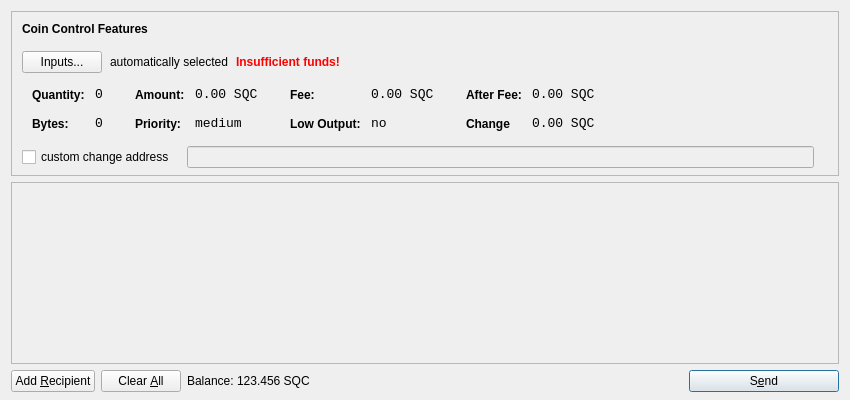
<?xml version="1.0" encoding="UTF-8"?>
<ui version="4.0">
 <class>SendCoinsDialog</class>
 <widget class="QDialog" name="SendCoinsDialog">
  <property name="geometry">
   <rect>
    <x>0</x>
    <y>0</y>
    <width>850</width>
    <height>400</height>
   </rect>
  </property>
  <property name="windowTitle">
   <string>Send Coins</string>
  </property>
  <layout class="QVBoxLayout" name="verticalLayout" stretch="0,1,0">
   <property name="bottomMargin">
    <number>8</number>
   </property>
   <item>
    <widget class="QFrame" name="frameCoinControl">
     <property name="sizePolicy">
      <sizepolicy hsizetype="Expanding" vsizetype="Expanding">
       <horstretch>0</horstretch>
       <verstretch>0</verstretch>
      </sizepolicy>
     </property>
     <property name="maximumSize">
      <size>
       <width>16777215</width>
       <height>16777215</height>
      </size>
     </property>
     <property name="frameShape">
      <enum>QFrame::StyledPanel</enum>
     </property>
     <property name="frameShadow">
      <enum>QFrame::Sunken</enum>
     </property>
     <layout class="QVBoxLayout" name="verticalLayoutCoinControl2">
      <property name="spacing">
       <number>-1</number>
      </property>
      <property name="leftMargin">
       <number>0</number>
      </property>
      <property name="topMargin">
       <number>0</number>
      </property>
      <property name="rightMargin">
       <number>0</number>
      </property>
      <property name="bottomMargin">
       <number>6</number>
      </property>
      <item>
       <layout class="QVBoxLayout" name="verticalLayoutCoinControl" stretch="0,0,0,0,1">
        <property name="spacing">
         <number>0</number>
        </property>
        <property name="leftMargin">
         <number>10</number>
        </property>
        <property name="topMargin">
         <number>10</number>
        </property>
        <item>
         <layout class="QHBoxLayout" name="horizontalLayoutCoinControl1">
          <property name="bottomMargin">
           <number>15</number>
          </property>
          <item>
           <widget class="QLabel" name="labelCoinControlFeatures">
            <property name="sizePolicy">
             <sizepolicy hsizetype="Preferred" vsizetype="Maximum">
              <horstretch>0</horstretch>
              <verstretch>0</verstretch>
             </sizepolicy>
            </property>
            <property name="font">
             <font>
              <weight>75</weight>
              <bold>true</bold>
             </font>
            </property>
            <property name="styleSheet">
             <string notr="true">font-weight:bold;</string>
            </property>
            <property name="text">
             <string>Coin Control Features</string>
            </property>
           </widget>
          </item>
         </layout>
        </item>
        <item>
         <layout class="QHBoxLayout" name="horizontalLayoutCoinControl2" stretch="0,0,0,0">
          <property name="spacing">
           <number>8</number>
          </property>
          <property name="bottomMargin">
           <number>10</number>
          </property>
          <item>
           <widget class="QPushButton" name="pushButtonCoinControl">
            <property name="styleSheet">
             <string notr="true"/>
            </property>
            <property name="text">
             <string>Inputs...</string>
            </property>
           </widget>
          </item>
          <item>
           <widget class="QLabel" name="labelCoinControlAutomaticallySelected">
            <property name="text">
             <string>automatically selected</string>
            </property>
            <property name="margin">
             <number>5</number>
            </property>
           </widget>
          </item>
          <item>
           <widget class="QLabel" name="labelCoinControlInsuffFunds">
            <property name="font">
             <font>
              <weight>75</weight>
              <bold>true</bold>
             </font>
            </property>
            <property name="styleSheet">
             <string notr="true">color:red;font-weight:bold;</string>
            </property>
            <property name="text">
             <string>Insufficient funds!</string>
            </property>
            <property name="margin">
             <number>5</number>
            </property>
           </widget>
          </item>
          <item>
           <spacer name="horizontalSpacerCoinControl">
            <property name="orientation">
             <enum>Qt::Horizontal</enum>
            </property>
            <property name="sizeHint" stdset="0">
             <size>
              <width>40</width>
              <height>1</height>
             </size>
            </property>
           </spacer>
          </item>
         </layout>
        </item>
        <item>
         <widget class="QWidget" name="widgetCoinControl" native="true">
          <property name="sizePolicy">
           <sizepolicy hsizetype="Preferred" vsizetype="Preferred">
            <horstretch>0</horstretch>
            <verstretch>0</verstretch>
           </sizepolicy>
          </property>
          <property name="minimumSize">
           <size>
            <width>0</width>
            <height>0</height>
           </size>
          </property>
          <property name="styleSheet">
           <string notr="true"/>
          </property>
          <layout class="QHBoxLayout" name="horizontalLayoutCoinControl5">
           <property name="margin">
            <number>0</number>
           </property>
           <item>
            <layout class="QHBoxLayout" name="horizontalLayoutCoinControl3" stretch="0,0,0,1">
             <property name="spacing">
              <number>20</number>
             </property>
             <property name="topMargin">
              <number>0</number>
             </property>
             <property name="bottomMargin">
              <number>10</number>
             </property>
             <item>
              <layout class="QFormLayout" name="formLayoutCoinControl1">
               <property name="horizontalSpacing">
                <number>10</number>
               </property>
               <property name="verticalSpacing">
                <number>14</number>
               </property>
               <property name="leftMargin">
                <number>10</number>
               </property>
               <property name="topMargin">
                <number>4</number>
               </property>
               <property name="rightMargin">
                <number>6</number>
               </property>
               <item row="0" column="0">
                <widget class="QLabel" name="labelCoinControlQuantityText">
                 <property name="styleSheet">
                  <string notr="true">font-weight:bold;</string>
                 </property>
                 <property name="text">
                  <string>Quantity:</string>
                 </property>
                 <property name="margin">
                  <number>0</number>
                 </property>
                </widget>
               </item>
               <item row="0" column="1">
                <widget class="QLabel" name="labelCoinControlQuantity">
                 <property name="font">
                  <font>
                   <family>Monospace</family>
                   <pointsize>10</pointsize>
                  </font>
                 </property>
                 <property name="cursor">
                  <cursorShape>IBeamCursor</cursorShape>
                 </property>
                 <property name="contextMenuPolicy">
                  <enum>Qt::ActionsContextMenu</enum>
                 </property>
                 <property name="text">
                  <string>0</string>
                 </property>
                 <property name="margin">
                  <number>0</number>
                 </property>
                 <property name="textInteractionFlags">
                  <set>Qt::LinksAccessibleByMouse|Qt::TextSelectableByKeyboard|Qt::TextSelectableByMouse</set>
                 </property>
                </widget>
               </item>
               <item row="1" column="0">
                <widget class="QLabel" name="labelCoinControlBytesText">
                 <property name="styleSheet">
                  <string notr="true">font-weight:bold;</string>
                 </property>
                 <property name="text">
                  <string>Bytes:</string>
                 </property>
                </widget>
               </item>
               <item row="1" column="1">
                <widget class="QLabel" name="labelCoinControlBytes">
                 <property name="font">
                  <font>
                   <family>Monospace</family>
                   <pointsize>10</pointsize>
                  </font>
                 </property>
                 <property name="cursor">
                  <cursorShape>IBeamCursor</cursorShape>
                 </property>
                 <property name="contextMenuPolicy">
                  <enum>Qt::ActionsContextMenu</enum>
                 </property>
                 <property name="text">
                  <string>0</string>
                 </property>
                 <property name="textInteractionFlags">
                  <set>Qt::LinksAccessibleByMouse|Qt::TextSelectableByKeyboard|Qt::TextSelectableByMouse</set>
                 </property>
                </widget>
               </item>
              </layout>
             </item>
             <item>
              <layout class="QFormLayout" name="formLayoutCoinControl2">
               <property name="horizontalSpacing">
                <number>10</number>
               </property>
               <property name="verticalSpacing">
                <number>14</number>
               </property>
               <property name="leftMargin">
                <number>6</number>
               </property>
               <property name="topMargin">
                <number>4</number>
               </property>
               <property name="rightMargin">
                <number>6</number>
               </property>
               <item row="0" column="0">
                <widget class="QLabel" name="labelCoinControlAmountText">
                 <property name="styleSheet">
                  <string notr="true">font-weight:bold;</string>
                 </property>
                 <property name="text">
                  <string>Amount:</string>
                 </property>
                 <property name="margin">
                  <number>0</number>
                 </property>
                </widget>
               </item>
               <item row="0" column="1">
                <widget class="QLabel" name="labelCoinControlAmount">
                 <property name="font">
                  <font>
                   <family>Monospace</family>
                   <pointsize>10</pointsize>
                  </font>
                 </property>
                 <property name="cursor">
                  <cursorShape>IBeamCursor</cursorShape>
                 </property>
                 <property name="contextMenuPolicy">
                  <enum>Qt::ActionsContextMenu</enum>
                 </property>
                 <property name="text">
                  <string>0.00 SQC</string>
                 </property>
                 <property name="textInteractionFlags">
                  <set>Qt::LinksAccessibleByMouse|Qt::TextSelectableByKeyboard|Qt::TextSelectableByMouse</set>
                 </property>
                </widget>
               </item>
               <item row="1" column="0">
                <widget class="QLabel" name="labelCoinControlPriorityText">
                 <property name="styleSheet">
                  <string notr="true">font-weight:bold;</string>
                 </property>
                 <property name="text">
                  <string>Priority:</string>
                 </property>
                </widget>
               </item>
               <item row="1" column="1">
                <widget class="QLabel" name="labelCoinControlPriority">
                 <property name="font">
                  <font>
                   <family>Monospace</family>
                   <pointsize>10</pointsize>
                  </font>
                 </property>
                 <property name="cursor">
                  <cursorShape>IBeamCursor</cursorShape>
                 </property>
                 <property name="contextMenuPolicy">
                  <enum>Qt::ActionsContextMenu</enum>
                 </property>
                 <property name="text">
                  <string>medium</string>
                 </property>
                 <property name="textInteractionFlags">
                  <set>Qt::LinksAccessibleByMouse|Qt::TextSelectableByKeyboard|Qt::TextSelectableByMouse</set>
                 </property>
                </widget>
               </item>
              </layout>
             </item>
             <item>
              <layout class="QFormLayout" name="formLayoutCoinControl3">
               <property name="horizontalSpacing">
                <number>10</number>
               </property>
               <property name="verticalSpacing">
                <number>14</number>
               </property>
               <property name="leftMargin">
                <number>6</number>
               </property>
               <property name="topMargin">
                <number>4</number>
               </property>
               <property name="rightMargin">
                <number>6</number>
               </property>
               <item row="0" column="0">
                <widget class="QLabel" name="labelCoinControlFeeText">
                 <property name="styleSheet">
                  <string notr="true">font-weight:bold;</string>
                 </property>
                 <property name="text">
                  <string>Fee:</string>
                 </property>
                 <property name="margin">
                  <number>0</number>
                 </property>
                </widget>
               </item>
               <item row="0" column="1">
                <widget class="QLabel" name="labelCoinControlFee">
                 <property name="font">
                  <font>
                   <family>Monospace</family>
                   <pointsize>10</pointsize>
                  </font>
                 </property>
                 <property name="cursor">
                  <cursorShape>IBeamCursor</cursorShape>
                 </property>
                 <property name="contextMenuPolicy">
                  <enum>Qt::ActionsContextMenu</enum>
                 </property>
                 <property name="text">
                  <string>0.00 SQC</string>
                 </property>
                 <property name="textInteractionFlags">
                  <set>Qt::LinksAccessibleByMouse|Qt::TextSelectableByKeyboard|Qt::TextSelectableByMouse</set>
                 </property>
                </widget>
               </item>
               <item row="1" column="0">
                <widget class="QLabel" name="labelCoinControlLowOutputText">
                 <property name="styleSheet">
                  <string notr="true">font-weight:bold;</string>
                 </property>
                 <property name="text">
                  <string>Low Output:</string>
                 </property>
                </widget>
               </item>
               <item row="1" column="1">
                <widget class="QLabel" name="labelCoinControlLowOutput">
                 <property name="font">
                  <font>
                   <family>Monospace</family>
                   <pointsize>10</pointsize>
                  </font>
                 </property>
                 <property name="cursor">
                  <cursorShape>IBeamCursor</cursorShape>
                 </property>
                 <property name="contextMenuPolicy">
                  <enum>Qt::ActionsContextMenu</enum>
                 </property>
                 <property name="text">
                  <string>no</string>
                 </property>
                 <property name="textInteractionFlags">
                  <set>Qt::LinksAccessibleByMouse|Qt::TextSelectableByKeyboard|Qt::TextSelectableByMouse</set>
                 </property>
                </widget>
               </item>
              </layout>
             </item>
             <item>
              <layout class="QFormLayout" name="formLayoutCoinControl4">
               <property name="horizontalSpacing">
                <number>10</number>
               </property>
               <property name="verticalSpacing">
                <number>14</number>
               </property>
               <property name="leftMargin">
                <number>6</number>
               </property>
               <property name="topMargin">
                <number>4</number>
               </property>
               <property name="rightMargin">
                <number>6</number>
               </property>
               <item row="0" column="0">
                <widget class="QLabel" name="labelCoinControlAfterFeeText">
                 <property name="styleSheet">
                  <string notr="true">font-weight:bold;</string>
                 </property>
                 <property name="text">
                  <string>After Fee:</string>
                 </property>
                 <property name="margin">
                  <number>0</number>
                 </property>
                </widget>
               </item>
               <item row="0" column="1">
                <widget class="QLabel" name="labelCoinControlAfterFee">
                 <property name="font">
                  <font>
                   <family>Monospace</family>
                   <pointsize>10</pointsize>
                  </font>
                 </property>
                 <property name="cursor">
                  <cursorShape>IBeamCursor</cursorShape>
                 </property>
                 <property name="contextMenuPolicy">
                  <enum>Qt::ActionsContextMenu</enum>
                 </property>
                 <property name="text">
                  <string>0.00 SQC</string>
                 </property>
                 <property name="textInteractionFlags">
                  <set>Qt::LinksAccessibleByMouse|Qt::TextSelectableByKeyboard|Qt::TextSelectableByMouse</set>
                 </property>
                </widget>
               </item>
               <item row="1" column="0">
                <widget class="QLabel" name="labelCoinControlChangeText">
                 <property name="styleSheet">
                  <string notr="true">font-weight:bold;</string>
                 </property>
                 <property name="text">
                  <string>Change</string>
                 </property>
                </widget>
               </item>
               <item row="1" column="1">
                <widget class="QLabel" name="labelCoinControlChange">
                 <property name="font">
                  <font>
                   <family>Monospace</family>
                   <pointsize>10</pointsize>
                  </font>
                 </property>
                 <property name="cursor">
                  <cursorShape>IBeamCursor</cursorShape>
                 </property>
                 <property name="contextMenuPolicy">
                  <enum>Qt::ActionsContextMenu</enum>
                 </property>
                 <property name="text">
                  <string>0.00 SQC</string>
                 </property>
                 <property name="textInteractionFlags">
                  <set>Qt::LinksAccessibleByMouse|Qt::TextSelectableByKeyboard|Qt::TextSelectableByMouse</set>
                 </property>
                </widget>
               </item>
              </layout>
             </item>
            </layout>
           </item>
          </layout>
         </widget>
        </item>
        <item>
         <layout class="QHBoxLayout" name="horizontalLayoutCoinControl4" stretch="0,0,0">
          <property name="spacing">
           <number>12</number>
          </property>
          <property name="sizeConstraint">
           <enum>QLayout::SetDefaultConstraint</enum>
          </property>
          <property name="topMargin">
           <number>5</number>
          </property>
          <property name="rightMargin">
           <number>5</number>
          </property>
          <item>
           <widget class="QCheckBox" name="checkBoxCoinControlChange">
            <property name="text">
             <string>custom change address</string>
            </property>
           </widget>
          </item>
          <item>
           <widget class="QLineEdit" name="lineEditCoinControlChange">
            <property name="enabled">
             <bool>false</bool>
            </property>
            <property name="sizePolicy">
             <sizepolicy hsizetype="Expanding" vsizetype="Fixed">
              <horstretch>0</horstretch>
              <verstretch>0</verstretch>
             </sizepolicy>
            </property>
           </widget>
          </item>
          <item>
           <widget class="QLabel" name="labelCoinControlChangeLabel">
            <property name="sizePolicy">
             <sizepolicy hsizetype="Preferred" vsizetype="Expanding">
              <horstretch>0</horstretch>
              <verstretch>0</verstretch>
             </sizepolicy>
            </property>
            <property name="minimumSize">
             <size>
              <width>0</width>
              <height>0</height>
             </size>
            </property>
            <property name="text">
             <string/>
            </property>
            <property name="margin">
             <number>3</number>
            </property>
           </widget>
          </item>
         </layout>
        </item>
        <item>
         <spacer name="verticalSpacerCoinControl">
          <property name="orientation">
           <enum>Qt::Vertical</enum>
          </property>
          <property name="sizeHint" stdset="0">
           <size>
            <width>800</width>
            <height>1</height>
           </size>
          </property>
         </spacer>
        </item>
       </layout>
      </item>
     </layout>
    </widget>
   </item>
   <item>
    <widget class="QScrollArea" name="scrollArea">
     <property name="widgetResizable">
      <bool>true</bool>
     </property>
     <widget class="QWidget" name="scrollAreaWidgetContents">
      <property name="geometry">
       <rect>
        <x>0</x>
        <y>0</y>
        <width>830</width>
        <height>165</height>
       </rect>
      </property>
      <layout class="QVBoxLayout" name="verticalLayout_2">
       <property name="margin">
        <number>0</number>
       </property>
       <item>
        <layout class="QVBoxLayout" name="entries">
         <property name="spacing">
          <number>6</number>
         </property>
        </layout>
       </item>
       <item>
        <spacer name="verticalSpacer">
         <property name="orientation">
          <enum>Qt::Vertical</enum>
         </property>
         <property name="sizeHint" stdset="0">
          <size>
           <width>20</width>
           <height>40</height>
          </size>
         </property>
        </spacer>
       </item>
      </layout>
     </widget>
    </widget>
   </item>
   <item>
    <layout class="QHBoxLayout" name="horizontalLayout">
     <item>
      <widget class="QPushButton" name="addButton">
       <property name="toolTip">
        <string>Send to multiple recipients at once</string>
       </property>
       <property name="text">
        <string>Add &amp;Recipient</string>
       </property>
       <property name="icon">
        <iconset resource="../bitcoin.qrc">
         <normaloff>:/icons/add</normaloff>:/icons/add</iconset>
       </property>
       <property name="autoDefault">
        <bool>false</bool>
       </property>
      </widget>
     </item>
     <item>
      <widget class="QPushButton" name="clearButton">
       <property name="sizePolicy">
        <sizepolicy hsizetype="Minimum" vsizetype="Fixed">
         <horstretch>0</horstretch>
         <verstretch>0</verstretch>
        </sizepolicy>
       </property>
       <property name="toolTip">
        <string>Remove all transaction fields</string>
       </property>
       <property name="text">
        <string>Clear &amp;All</string>
       </property>
       <property name="icon">
        <iconset resource="../bitcoin.qrc">
         <normaloff>:/icons/remove</normaloff>:/icons/remove</iconset>
       </property>
       <property name="autoRepeatDelay">
        <number>300</number>
       </property>
       <property name="autoDefault">
        <bool>false</bool>
       </property>
      </widget>
     </item>
     <item>
      <layout class="QHBoxLayout" name="horizontalLayout_2">
       <property name="spacing">
        <number>3</number>
       </property>
       <item>
        <widget class="QLabel" name="label">
         <property name="sizePolicy">
          <sizepolicy hsizetype="Preferred" vsizetype="Fixed">
           <horstretch>0</horstretch>
           <verstretch>0</verstretch>
          </sizepolicy>
         </property>
         <property name="text">
          <string>Balance:</string>
         </property>
        </widget>
       </item>
       <item>
        <widget class="QLabel" name="labelBalance">
         <property name="sizePolicy">
          <sizepolicy hsizetype="Preferred" vsizetype="Fixed">
           <horstretch>0</horstretch>
           <verstretch>0</verstretch>
          </sizepolicy>
         </property>
         <property name="cursor">
          <cursorShape>IBeamCursor</cursorShape>
         </property>
         <property name="text">
          <string>123.456 SQC</string>
         </property>
         <property name="textInteractionFlags">
          <set>Qt::LinksAccessibleByMouse|Qt::TextSelectableByKeyboard|Qt::TextSelectableByMouse</set>
         </property>
        </widget>
       </item>
      </layout>
     </item>
     <item>
      <spacer name="horizontalSpacer">
       <property name="orientation">
        <enum>Qt::Horizontal</enum>
       </property>
       <property name="sizeHint" stdset="0">
        <size>
         <width>40</width>
         <height>20</height>
        </size>
       </property>
      </spacer>
     </item>
     <item>
      <widget class="QPushButton" name="sendButton">
       <property name="minimumSize">
        <size>
         <width>150</width>
         <height>0</height>
        </size>
       </property>
       <property name="toolTip">
        <string>Confirm the send action</string>
       </property>
       <property name="text">
        <string>S&amp;end</string>
       </property>
       <property name="icon">
        <iconset resource="../bitcoin.qrc">
         <normaloff>:/icons/send</normaloff>:/icons/send</iconset>
       </property>
       <property name="default">
        <bool>true</bool>
       </property>
      </widget>
     </item>
    </layout>
   </item>
  </layout>
 </widget>
 <resources>
  <include location="../bitcoin.qrc"/>
 </resources>
 <connections/>
</ui>
